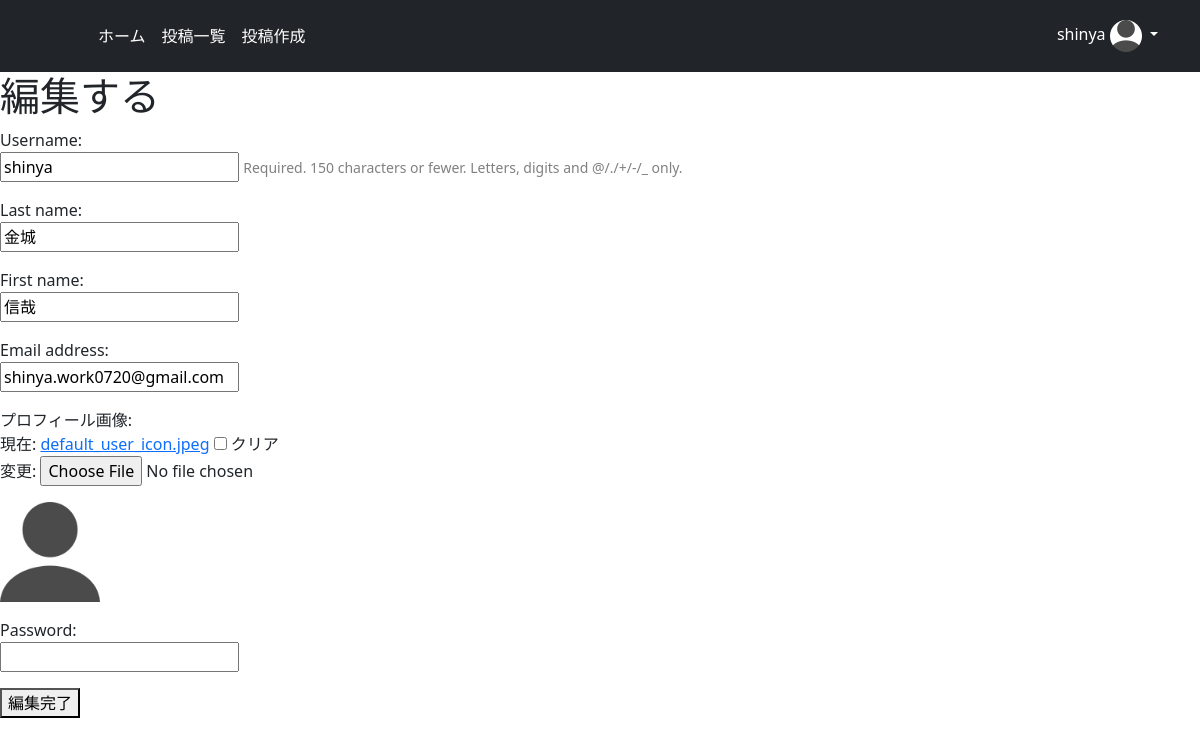
/user_update/1 (signed in), run on the app's committed database.
### minimal/models.py (models this page shows)
class CustomUser(AbstractUser):
    image = models.ImageField(upload_to='', blank=True, null=True, verbose_name='プロフィール画像', default='default_user_icon.jpeg')

### minimal/views.py (the view)
# urls.py: path('user_update/<int:pk>', views.user_update, name='user_update'),
@login_required
def user_update(request, pk):
    if pk:
        user = get_object_or_404(CustomUser, pk=pk)
    else:
        user = CustomUser()
    if user.id == request.user.id:
        initial_data = {
            'username': user.username,
            'last_name': user.last_name,
            'first_name': user.first_name,
            'email': user.email,
            'password': '',
        }
        if request.method == 'POST':
            form = UserUpdateForm(request.POST, request.FILES, instance=user)
            if form.is_valid():
                user = form.save(commit=False)
                username = form.cleaned_data['username']
                password = form.cleaned_data['password']
                user.set_password(password)
                user.save()
                user = authenticate(username=username, password=password)
                login(request, user)
                return redirect('user_detail', pk=pk)
        else:
            form = UserUpdateForm(initial=initial_data, instance=user)
        return render(request, 'user_update.html', {'form': form, 'user': user})
    else:
        return redirect('index')

### minimal/forms.py
class UserUpdateForm(forms.ModelForm):
    class Meta:
        model = CustomUser
        fields = ('username', 'last_name', 'first_name', 'email', 'image', 'password')

### templates/user_update.html (shortened to what this page needs)
{% extends 'base.html' %}
{% block content %}
  <h1>編集する</h1>
  <form method="post" enctype="multipart/form-data">
    {% for field in form %}
    <p>
        {{ field.label_tag }}<br>
        {{ field }}
        {% if field.help_text %}
          <small style="color: grey">{{ field.help_text }}</small>
        {% endif %}
        {% if field.name == 'image' %}
        <p><img src="{{ user.image.url }}" width=100></p>
        {% endif %}
    </p>
    {% endfor %}
    <button type="submit">編集完了</button>
  </form>
{% endblock %}

### templates/base.html (shortened to what this page needs)
{% load static %}
<!doctype html>
<html lang="ja">
  <head>
    <link href="https://cdn.jsdelivr.net/npm/bootstrap@5.0.0-beta1/dist/css/bootstrap.min.css" rel="stylesheet">
    {% block customcss %}
    <link href="{% static 'header.css' %}" rel="stylesheet">
    <link rel="stylesheet" href="https://pro.fontawesome.com/releases/v5.10.0/css/all.css"/>
    {% endblock customcss %}
  </head>
  <body>
    <header class="p-3 bg-dark text-white">
      <div class="container">
        <div class="d-flex flex-wrap align-items-center justify-content-center justify-content-lg-start">
          <a href="/" class="d-flex align-items-center mb-2 mb-lg-0 text-white text-decoration-none">
          <svg class="bi me-2" width="40" height="32"><use xlink:href="#bootstrap"/></svg>
          </a>
          <ul class="nav col-12 col-lg-auto me-lg-auto mb-2 justify-content-center mb-md-0">
            <li><a href="{% url 'index' %}" class="nav-link px-2 text-white">ホーム</a></li>
            <li><a href="{% url 'list' %}" class="nav-link px-2 text-white">投稿一覧</a></li>
            {% if request.user.is_authenticated %}
            <li><a href="{% url 'create' %}" class="nav-link px-2 text-white">投稿作成</a></li>
            {% endif %}
          </ul>
      {% if request.user.is_authenticated %}
          <div class="dropdown text-end">
            <a href="#" class="d-block link-dark text-decoration-none dropdown-toggle" id="dropdownUser1" data-bs-toggle="dropdown" aria-expanded="false">
            {{ request.user }}
            <img src="{{ request.user.image.url }}" alt="mdo" width="32" height="32" class="rounded-circle">
            </a>
          </div>
      {% else %}
          <div class="text-end">
            <a href="{% url 'login' %}"><button type="button" class="btn btn-outline-light me-2">Login</button></a>
            <a href="{% url 'signup' %}"><button type="button" class="btn btn-warning">Sign-up</button></a>
          </div>
      {% endif %}
        </div>
      </div>
    </header>
    {% block content %}
    {% endblock content %}
</body>

### minimal/static/header.css (style rules this page uses)
.bi { vertical-align: -.125em; fill: currentColor; }
.dropdown-toggle { outline: 0; color: white; }

### data on the page
CustomUser: user "shinya", user.image (placeholder picture), form "shinya" "金城" "信哉" "shinya.work0720@gmail.com", image (placeholder picture)

### other printed values
{{ field.label_tag }} "Username:" "Last name:" "First name:" "Email address:" "プロフィール画像:" "Password:"
{{ field.help_text }} "Required. 150 characters or fewer. Letters, digits and @/./+/-/_ only."
